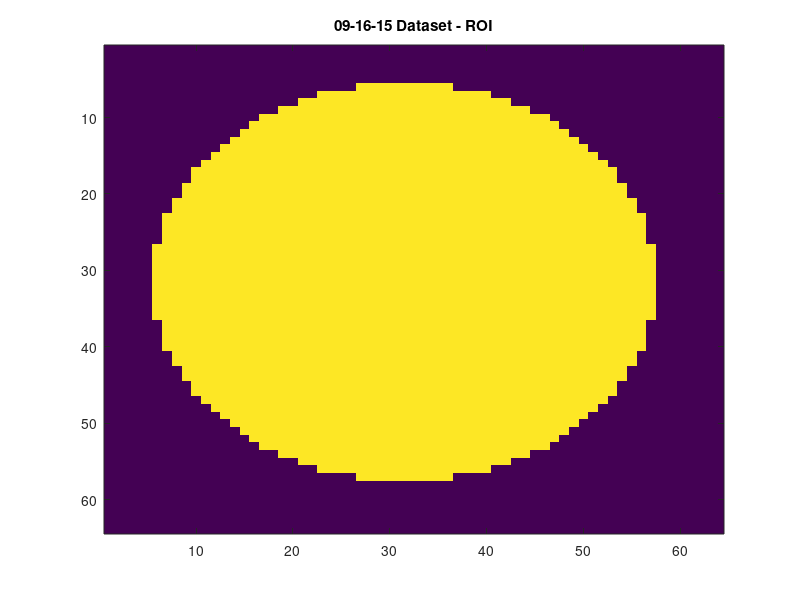

MATLAB code for this plot: (Note: this script raises an error after producing the figure.)
% Linear Attenuation Coefficient Prediction by Using Deep Neural Networks
% Soysal Degirmenci
% 09/03/15

% This script attemps to generate data for the deep neural network to be
% trained.

close all; clear all; clc;
% Neural network info:
% Input: log normalized data
% Output: pixel values (attenuation coefficients)


% Attenuation coeff. list.
att_list = (0.01:0.01:0.5)/4;
size_att = numel(att_list);
% Possible shapes list.
% shape_list = {'ellipse','circle','rectangular'};
shape_list = {'ellipse','circle'};
size_shape = numel(shape_list);
% Max radius for ellipse and circle.

img_size_x = 64; img_size_y = img_size_x;
max_objects = 8;

I_0 = 1e4;

% Meshgrid stuff here
[y_inds_img, x_inds_img] = meshgrid(1:img_size_x, 1:img_size_y);



% Only allow them to be in a circle
boundary_center_x = (img_size_x-1)/2;
boundary_center_y = (img_size_x-1)/2;
rad_boundary = round(img_size_x/2.5);
pixels_allowed = (x_inds_img - boundary_center_x).^2 + (y_inds_img - boundary_center_y).^2 <= rad_boundary^2;
sum_pixels_allowed = sum(pixels_allowed(:));
[temp_x, temp_y] = find(pixels_allowed == 1);
min_center_allowed = min([temp_x; temp_y]);
max_center_allowed = max([temp_x; temp_y]);

imagesc(pixels_allowed); title('09-16-15 Dataset - ROI');
saveas(gcf, 'pixels_allowed_091615.jpg');
close all;

num_data = 55000;
img_truth_stack = zeros(img_size_x, img_size_y, num_data);
img_fbp_clean_stack = zeros(img_size_x, img_size_y, num_data);
img_fbp_noisy_stack = zeros(img_size_x, img_size_y, num_data);

theta_ind = 0:1:179;
max_rad = round(img_size_x/12);

ellipse_rotation_angle_list = 0:5:180;
size_angle_list = numel(ellipse_rotation_angle_list);

% pixel values inside ROI are called all_labels
size_label = sum(pixels_allowed(:));
all_labels = zeros(num_data, size_label);
img_temp = zeros(img_size_x, img_size_y);

temp_fp = radon(img_temp, theta_ind);
size_input = numel(temp_fp);
all_input = zeros(num_data, size_input);
i = 1;
max_temp_fp = 0;

while i<= num_data
    if mod(i-1, 1000) == 0
        disp(['Generating dataset, realization # = ' num2str(i) ' out of ' num2str(num_data)]);
    end
    img_temp = zeros(img_size_x, img_size_y);
    
    for j = 1:max_objects
        % Choose a shape
        shape_temp = shape_list{randi(size_shape)};
        % Choose an attenuation
        att_temp = att_list(randi(size_att));
        flag = 0;
        if strcmp(shape_temp, 'ellipse') == 1
            % Choose center, two radii, draw it, update the 1/0 list as well
            while flag == 0
                centers_temp = randi([min_center_allowed, max_center_allowed],1,2);
                rad_a = randi(max_rad);
                rad_b = randi(max_rad);
                % Rotated ellipse
                alpha = ellipse_rotation_angle_list(randi(size_angle_list));
                pixels_in = ((x_inds_img-centers_temp(1))*cos(alpha) + (y_inds_img-centers_temp(2))*sin(alpha)).^2/(rad_a)^2 ...
                    + ((x_inds_img-centers_temp(1))*sin(alpha) - (y_inds_img-centers_temp(2))*sin(alpha)).^2/(rad_b)^2 <= 1;
                     
                img_1 = zeros(size(img_temp));
                img_1(pixels_allowed) = 1;
                img_1(pixels_in) = 2;
                if sum(sum(or(pixels_in, pixels_allowed)))==sum_pixels_allowed
                    flag = 1;
                end
            end
            img_temp(pixels_in) = att_temp;
        elseif strcmp(shape_temp, 'circle') == 1
            % Choose center, one radius, draw it, update the 1/0 list as well
            while flag == 0
                centers_temp = randi([min_center_allowed, max_center_allowed],1,1);
                rad_a = randi(max_rad);
                pixels_in = (x_inds_img - centers_temp(1)).^2 + (y_inds_img - centers_temp(1)).^2 <= rad_a^2;
                img_1 = zeros(size(img_temp));
                img_1(pixels_allowed) = 1;
                img_1(pixels_in) = 2;
                if sum(sum(or(pixels_in, pixels_allowed)))==sum_pixels_allowed
                    flag = 1;
                end
            end
            img_temp(pixels_in) = att_temp;
        end
        %         elseif strcmp(shape_temp, 'rectangular') == 1
        %             % Choose center, one radius, draw it, update the 1/0 list as well
        %             while flag == 0
        %                 centers_temp = randi([min_center_allowed, max_center_allowed],1,2);
        %                 rad_a = randi(max_rad);
        %                 rad_b = randi(max_rad);
        %                 pixels_in = abs(x_inds_img - centers_temp(1)) <= 2*rad_a & abs(y_inds_img - centers_temp(2)) <= 2*rad_b;
        %                 img_1 = zeros(size(img_temp));
        %                 img_1(pixels_allowed) = 1;
        %                 img_1(pixels_in) = 2;
        %                 if sum(sum(or(pixels_in, pixels_allowed)))==sum_pixels_allowed
        %                     flag = 1;
        %                 end
        %             end
        %             img_temp(pixels_in) = att_temp;
        %
        %         end
    end
    
    
    
    img_truth_stack(:,:,i) = img_temp;
    imagesc(img_temp);
    temp_label = img_temp(pixels_allowed);
    temp_fp = radon(img_temp, theta_ind);
    if max_temp_fp < max(temp_fp(:))
        max_temp_fp = max(temp_fp(:));
        disp(['Maximum = ' num2str(max_temp_fp)]);
    end
    temp_2 = iradon(temp_fp, theta_ind);
    img_fbp_clean_stack(:,:,i) = temp_2(2:end-1,2:end-1);
    temp_input = poissrnd(I_0*exp(-temp_fp(:)));
    temp_input = -log(temp_input./I_0);
    temp_input(isnan(temp_input)) = 0; temp_input(isinf(temp_input)) = 0;
    temp_3 = iradon(reshape(temp_input, size(temp_fp)), theta_ind); temp_3 = temp_3(2:end-1,2:end-1);
%     temp_4 = iradon(reshape(temp_input, size(temp_fp)), theta_ind, 'linear', 'Shepp-Logan'); temp_4 = temp_4(2:end-1,2:end-1);
%     temp_5 = iradon(reshape(temp_input, size(temp_fp)), theta_ind, 'linear', 'Cosine'); temp_5 = temp_5(2:end-1,2:end-1);
%     temp_6 = iradon(reshape(temp_input, size(temp_fp)), theta_ind, 'linear', 'Hamming'); temp_6 = temp_6(2:end-1,2:end-1);
%     temp_7 = iradon(reshape(temp_input, size(temp_fp)), theta_ind, 'linear', 'Hann'); temp_7 = temp_7(2:end-1,2:end-1);
    img_fbp_noisy_stack(:,:,i) = temp_3;
%     subplot(1,3,1); imagesc(temp_2); title('FBP Non Noisy Data');
%     subplot(1,3,2); imagesc(img_temp); title('Truth');
%     subplot(1,3,3); imagesc(temp_3); title('Filtered BP Image');
%     imagesc(img_temp); title('Truth');
%     close all;
    
    all_labels(i,:) = temp_label;
    all_input(i,:) = temp_fp(:);
    i = i+1;
    
end
% imagesc(img_temp);

% TrainImages = (num_of_examples, size_of_input)
% TrainLabels = (num_of_examples, size_of_output)
save('img_dataset_101315_64x64_big.mat','img_truth_stack','all_labels','all_input','pixels_allowed','img_fbp_noisy_stack','img_fbp_clean_stack','-v7.3');
